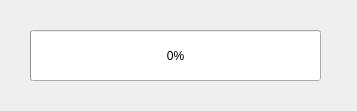
<?xml version="1.0" encoding="UTF-8"?>
<ui version="4.0">
 <class>Progress</class>
 <widget class="QDialog" name="Progress">
  <property name="geometry">
   <rect>
    <x>0</x>
    <y>0</y>
    <width>357</width>
    <height>111</height>
   </rect>
  </property>
  <property name="windowTitle">
   <string>Dialog</string>
  </property>
  <widget class="QProgressBar" name="progressBar">
   <property name="geometry">
    <rect>
     <x>30</x>
     <y>30</y>
     <width>291</width>
     <height>51</height>
    </rect>
   </property>
   <property name="value">
    <number>0</number>
   </property>
  </widget>
 </widget>
 <resources/>
 <connections/>
</ui>
